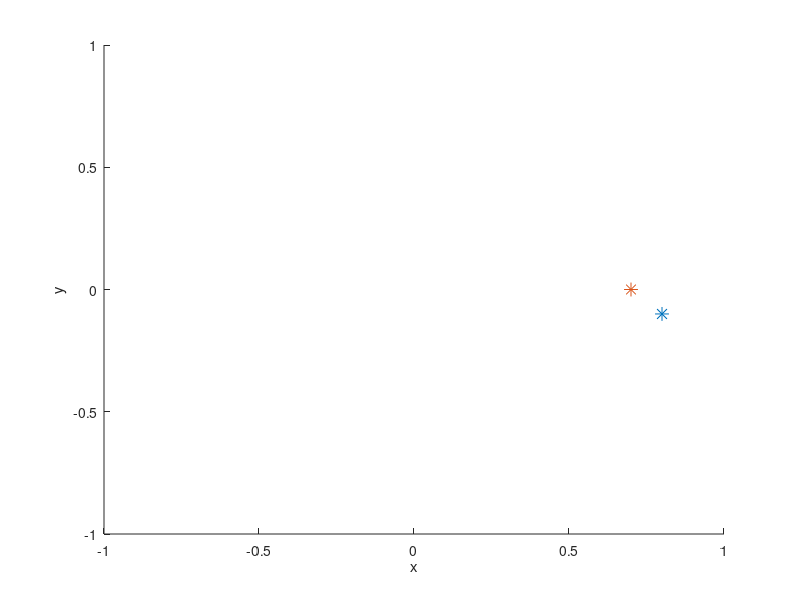

Write MATLAB code to recreate this figure.
clc
clear all 
close all

% 
% 
% figure(1)
% hold on;
% 
% x =0.179054 
% y =-0.441186 
% z =0.788875
% plot3(x,y,z, '*','MarkerSize',10);
% x =0.143036 
% y =-0.00299087 
% z =0.821625
% plot3(x,y,z, '*','MarkerSize',10);
% x= 0.570197 
%  y =0.0675551 
%  z =0.854375
% plot3(x,y,z, '*','MarkerSize',10);
%  x =0.672256 
%  y =-0.341399 
%  z =0.887125
%  plot3(x,y,z, '*','MarkerSize',10);
%  x =0.288408 
%  y =-0.470341 
%  z =0.919875
%  plot3(x,y,z, '*','MarkerSize',10);
%  x =0.13902 
%  y =-0.118141 
%  z =0.952625
%  plot3(x,y,z, '*','MarkerSize',10);
%  x =0.453439 
%  y =0.0430735 
%  z =0.985375
%  plot3(x,y,z, '*','MarkerSize',10);
%  x =0.614825 
%  y =-0.227838 
%  z =1.01812
%  plot3(x,y,z, '*','MarkerSize',10);
%  x =0.392871 
%  y =-0.372374 
%  z =1.05087
%  plot3(x,y,z, '*','MarkerSize',10);
%  x =0.297847 
%  y =-0.204724 
%  z =1.08362
% plot3(x,y,z, '*','MarkerSize',10);
% hold off;

figure(1)
hold on;
xlabel('x')
ylabel('y')
zlabel('z')
axis([-1 1 -1 1 -1 1])
armLocX = 0.8;
armLocY = -0.1;
armLocZ = 0.8;

plot3(armLocX, armLocY, armLocZ, '*','MarkerSize', 10);

subjectX = 0.7;
subjectY = 0;
subjectZ = 0.7;

plot3(subjectX, subjectY, subjectZ, '*', 'MarkerSize', 10);

hold off;

yaw = atan((subjectY - armLocY)/(subjectX - armLocX))
pitch = asin(subjectZ - armLocZ)
